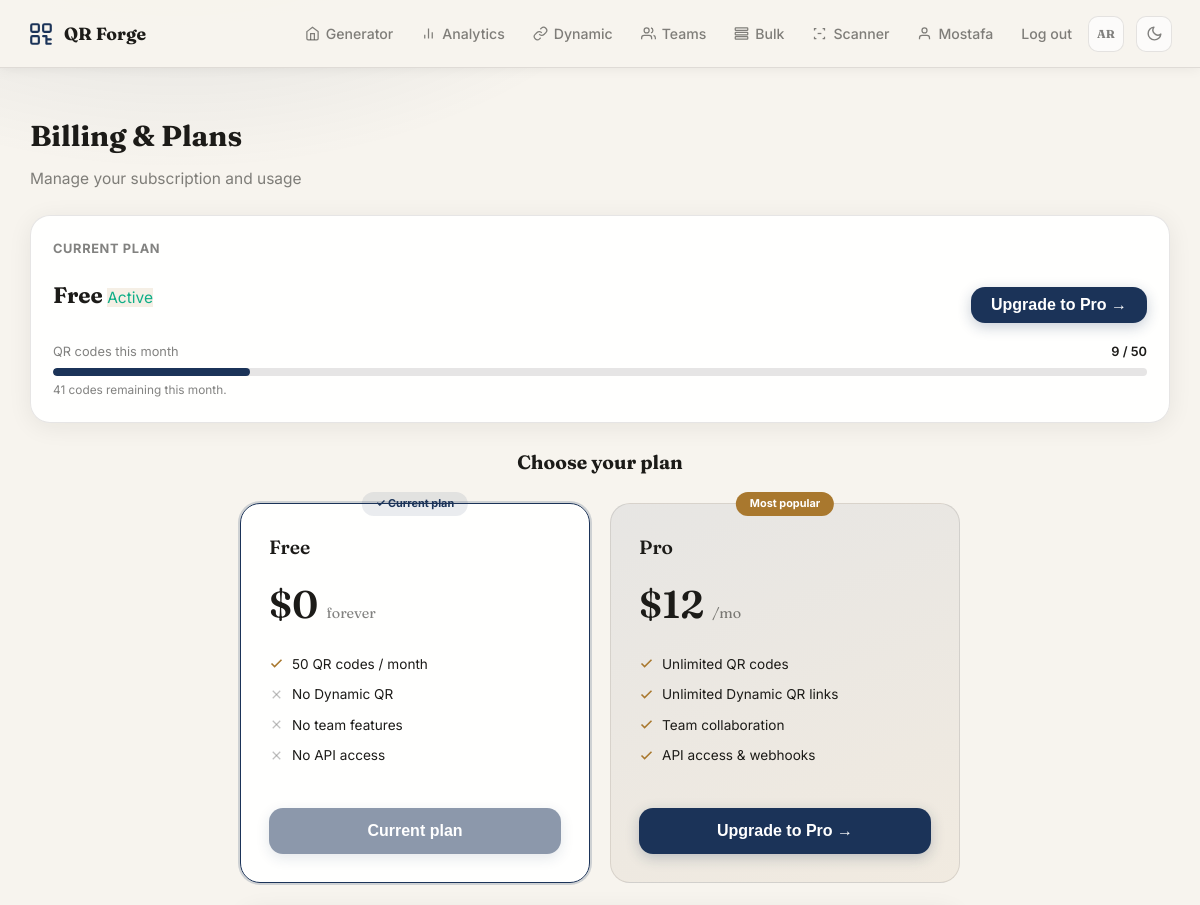
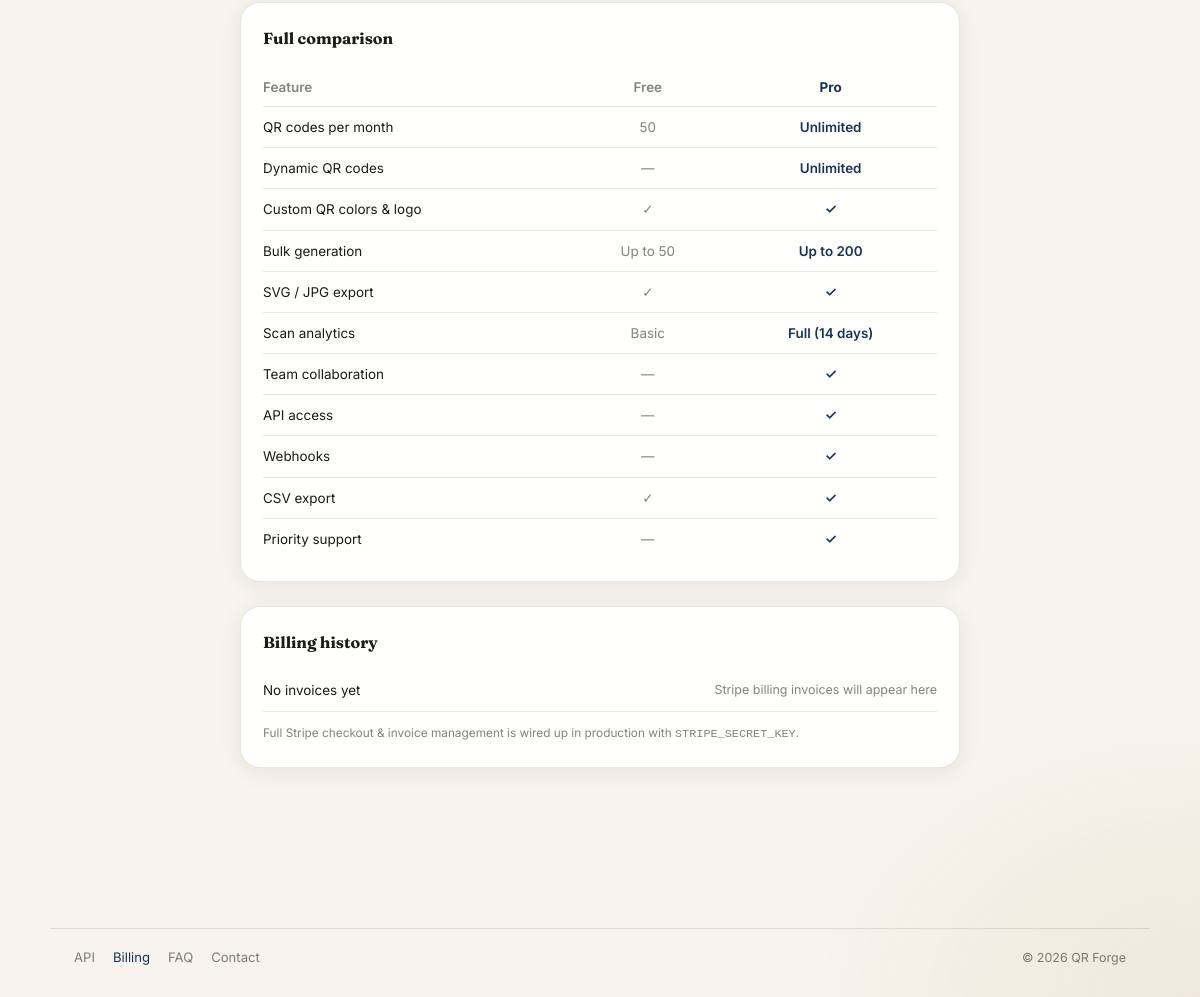
Page /billing/ (signed in) on the committed database (2 pictures, top to bottom).
### billing/models.py (models this page shows, shortened)
class Plan(models.Model):
    code = models.SlugField(max_length=30, unique=True)   # 'free', 'pro'
    name = models.CharField(max_length=60)
    price_monthly = models.DecimalField(max_digits=8, decimal_places=2, default=0)
    max_qr_per_month = models.PositiveIntegerField(default=50)
    max_dynamic_links = models.PositiveIntegerField(default=0)
    allows_team = models.BooleanField(default=False)
    allows_api = models.BooleanField(default=False)
    stripe_price_id = models.CharField(max_length=80, blank=True, default='')

### billing/views.py (the view)
# urls.py: path('',                      views.billing_page,    name='billing'),
@login_required(login_url='accounts:login')
def billing_page(request):
    sub  = _get_or_create_sub(request.user)
    plans = Plan.objects.all().order_by('price_monthly')
    comparison = [
        {'feature': 'QR codes per month',   'free': '50',        'pro': 'Unlimited'},
        {'feature': 'Dynamic QR codes',      'free': '—',         'pro': 'Unlimited'},
        {'feature': 'Custom QR colors & logo','free':'✓',         'pro': '✓'},
        {'feature': 'Bulk generation',        'free':'Up to 50',  'pro': 'Up to 200'},
        {'feature': 'SVG / JPG export',       'free':'✓',         'pro': '✓'},
        {'feature': 'Scan analytics',         'free':'Basic',     'pro': 'Full (14 days)'},
        {'feature': 'Team collaboration',     'free':'—',         'pro': '✓'},
        {'feature': 'API access',             'free':'—',         'pro': '✓'},
        {'feature': 'Webhooks',               'free':'—',         'pro': '✓'},
        {'feature': 'CSV export',             'free':'✓',         'pro': '✓'},
        {'feature': 'Priority support',       'free':'—',         'pro': '✓'},
    ]
    return render(request, 'billing/billing.html', {'sub': sub, 'plans': plans, 'comparison': comparison})

### billing/views.py (called while the page is built)
def _get_or_create_sub(user):
    sub, created = Subscription.objects.get_or_create(
        user=user,
        defaults={'plan': Plan.objects.get(code='free'), 'status': 'active'},
    )
    return sub

### qr_site/context_processors.py (called while the page is built)
def language_toggle(request):
    path = request.path
    is_ar_prefixed = path == '/ar' or path.startswith('/ar/')
    unprefixed = path[3:] if is_ar_prefixed else path
    if not unprefixed.startswith('/'):
        unprefixed = '/' + unprefixed
    if is_ar_prefixed:
        toggle_next = unprefixed
    else:
        toggle_next = '/ar' + unprefixed
    return {'lang_toggle_next': toggle_next}

### templates/billing/billing.html (shortened to what this page needs)
{% extends 'base.html' %}
{% load static %}
{% block nav_billing %}active{% endblock %}
{% block content %}
<div style="margin-bottom:24px">
  <h1 style="font-family:'Fraunces',sans-serif;font-size:1.8rem;font-weight:700;margin-bottom:6px">Billing &amp; Plans</h1>
  <p style="color:var(--text-muted)">Manage your subscription and usage</p>
</div>
<div class="card" style="padding:22px;margin-bottom:24px" id="current-plan-card">
  <div style="font-size:.8rem;font-weight:700;color:var(--text-muted);text-transform:uppercase;letter-spacing:.05em;margin-bottom:8px">Current Plan</div>
  <div style="display:flex;align-items:center;justify-content:space-between;flex-wrap:wrap;gap:14px">
    <div>
      <span style="font-family:'Fraunces',sans-serif;font-weight:700;font-size:1.4rem" id="current-plan-name">Loading…</span>
      <span id="current-plan-status" style="margin-left:10px;font-size:.78rem;padding:2px 8px;border-radius:20px"></span>
    </div>
    <div id="current-plan-actions"></div>
  </div>
  <div id="usage-section" style="margin-top:18px;display:none">
    <div style="display:flex;justify-content:space-between;font-size:.8rem;margin-bottom:5px">
      <span style="color:var(--text-muted)">QR codes this month</span>
      <span id="usage-label" style="font-weight:600"></span>
    </div>
    <div class="usage-bar-track"><div class="usage-bar-fill" id="usage-bar" style="width:0%"></div></div>
    <p style="font-size:.74rem;color:var(--text-muted);margin-top:5px" id="usage-hint"></p>
  </div>
</div>
<div style="text-align:center;margin-bottom:10px">
  <h2 style="font-family:'Fraunces',sans-serif;font-weight:700;font-size:1.2rem">Choose your plan</h2>
</div>
<div class="plan-grid">
  {% for plan in plans %}
  <div class="plan-card {% if sub.plan.code == plan.code %}current{% endif %} {% if plan.code == 'pro' %}pro{% endif %}" id="plan-{{ plan.code }}">
    {% if sub.plan.code == plan.code %}<div class="plan-badge badge-current">✓ Current plan</div>{% endif %}
    {% if plan.code == 'pro' and sub.plan.code != 'pro' %}<div class="plan-badge badge-popular">Most popular</div>{% endif %}
    <div class="plan-name">{{ plan.name }}</div>
    <div class="plan-price">
      ${{ plan.price_monthly|floatformat:0 }}
      {% if plan.price_monthly > 0 %}<span>/mo</span>{% else %}<span>forever</span>{% endif %}
    </div>
    <ul class="plan-features">
      <li>
        {% if plan.max_qr_per_month == 0 %}
          <svg class="feat-yes" viewBox="0 0 24 24" fill="none" stroke="currentColor" stroke-width="2.5"><polyline points="20 6 9 17 4 12"/></svg>Unlimited QR codes
        {% else %}
          <svg class="feat-yes" viewBox="0 0 24 24" fill="none" stroke="currentColor" stroke-width="2.5"><polyline points="20 6 9 17 4 12"/></svg>{{ plan.max_qr_per_month }} QR codes / month
        {% endif %}
      </li>
      <li>
        {% if plan.max_dynamic_links == 0 and plan.code == 'pro' %}
          <svg class="feat-yes" viewBox="0 0 24 24" fill="none" stroke="currentColor" stroke-width="2.5"><polyline points="20 6 9 17 4 12"/></svg>Unlimited Dynamic QR links
        {% elif plan.code == 'free' %}
          <svg class="feat-no" viewBox="0 0 24 24" fill="none" stroke="currentColor" stroke-width="2"><line x1="18" y1="6" x2="6" y2="18"/><line x1="6" y1="6" x2="18" y2="18"/></svg>No Dynamic QR
        {% endif %}
      </li>
      <li>
        {% if plan.allows_team %}
          <svg class="feat-yes" viewBox="0 0 24 24" fill="none" stroke="currentColor" stroke-width="2.5"><polyline points="20 6 9 17 4 12"/></svg>Team collaboration
        {% else %}
          <svg class="feat-no" viewBox="0 0 24 24" fill="none" stroke="currentColor" stroke-width="2"><line x1="18" y1="6" x2="6" y2="18"/><line x1="6" y1="6" x2="18" y2="18"/></svg>No team features
        {% endif %}
      </li>
      <li>
        {% if plan.allows_api %}
          <svg class="feat-yes" viewBox="0 0 24 24" fill="none" stroke="currentColor" stroke-width="2.5"><polyline points="20 6 9 17 4 12"/></svg>API access &amp; webhooks
        {% else %}
          <svg class="feat-no" viewBox="0 0 24 24" fill="none" stroke="currentColor" stroke-width="2"><line x1="18" y1="6" x2="6" y2="18"/><line x1="6" y1="6" x2="18" y2="18"/></svg>No API access
        {% endif %}
      </li>
    </ul>
    {% if sub.plan.code == plan.code %}
      <button class="btn-gen" style="width:100%;opacity:.5;cursor:default" disabled>
        <span class="btn-label">Current plan</span>
      </button>
    {% elif plan.code == 'pro' %}
      <button class="btn-gen" style="width:100%" onclick="upgradePlan('pro')">
        <span class="btn-label">Upgrade to Pro →</span>
      </button>
    {% else %}
      <button class="act-btn" style="width:100%;padding:11px" onclick="cancelPlan()">Downgrade to Free</button>
    {% endif %}
  </div>
  {% endfor %}
</div>
<div class="card" style="padding:22px;max-width:720px;margin:24px auto">
  <h3 style="font-family:'Fraunces',sans-serif;font-weight:700;font-size:1rem;margin-bottom:16px">Full comparison</h3>
  <table style="width:100%;font-size:.84rem;border-collapse:collapse">
    <thead>
      <tr>
        <th style="text-align:left;padding:8px 0;color:var(--text-muted);font-weight:600">Feature</th>
        <th style="text-align:center;padding:8px 12px;color:var(--text-muted);font-weight:600">Free</th>
        <th style="text-align:center;padding:8px 12px;color:var(--accent);font-weight:700">Pro</th>
      </tr>
    </thead>
    <tbody>
      {% for row in comparison %}
      <tr>
        <td style="padding:9px 0;border-top:1px solid var(--border)">{{ row.feature }}</td>
        <td style="text-align:center;padding:9px 12px;border-top:1px solid var(--border);color:var(--text-muted)">{{ row.free }}</td>
        <td style="text-align:center;padding:9px 12px;border-top:1px solid var(--border);font-weight:600;color:var(--accent)">{{ row.pro }}</td>
      </tr>
      {% endfor %}
    </tbody>
  </table>
</div>
<div class="card" style="padding:22px;max-width:720px;margin:0 auto 40px">
  <h3 style="font-family:'Fraunces',sans-serif;font-weight:700;font-size:1rem;margin-bottom:14px">Billing history</h3>
  <div class="invoice-row">
    <span>No invoices yet</span>
    <span style="color:var(--text-muted);font-size:.78rem">Stripe billing invoices will appear here</span>
  </div>
  <p style="font-size:.74rem;color:var(--text-muted);margin-top:12px">
    Full Stripe checkout &amp; invoice management is wired up in production with <code>STRIPE_SECRET_KEY</code>.
  </p>
</div>
{% endblock %}

### templates/base.html (shortened to what this page needs)
<!DOCTYPE html>
{% load i18n %}
<html lang="{{ LANGUAGE_CODE }}" dir="{% if LANGUAGE_BIDI %}rtl{% else %}ltr{% endif %}">
<head>
  {% load static %}
  <link rel="stylesheet" href="{% static 'css/style.css' %}">
</head>
<body>
<nav class="nav">
  <a href="{% url 'core:landing' %}" class="nav-logo">
    <span>QR Forge</span>
  </a>
  <div class="nav-links" id="nav-links">
    <a href="{% url 'qrapp:index' %}" class="nav-link {% block nav_home %}{% endblock %}">
      <svg viewBox="0 0 24 24" fill="none" stroke="currentColor" stroke-width="2"><path d="M3 9l9-7 9 7v11a2 2 0 0 1-2 2H5a2 2 0 0 1-2-2z"/><polyline points="9 22 9 12 15 12 15 22"/></svg>
      <span>{% trans "Generator" %}</span>
    </a>
    <a href="{% url 'qrapp:analytics' %}" class="nav-link {% block nav_analytics %}{% endblock %}">
      <svg viewBox="0 0 24 24" fill="none" stroke="currentColor" stroke-width="2"><line x1="18" y1="20" x2="18" y2="10"/><line x1="12" y1="20" x2="12" y2="4"/><line x1="6" y1="20" x2="6" y2="14"/></svg>
      <span>{% trans "Analytics" %}</span>
    </a>
    <a href="{% url 'qrapp:dynamic' %}" class="nav-link {% block nav_dynamic %}{% endblock %}">
      <svg viewBox="0 0 24 24" fill="none" stroke="currentColor" stroke-width="2"><path d="M10 13a5 5 0 0 0 7.54.54l3-3a5 5 0 0 0-7.07-7.07l-1.72 1.71"/><path d="M14 11a5 5 0 0 0-7.54-.54l-3 3a5 5 0 0 0 7.07 7.07l1.71-1.71"/></svg>
      <span>{% trans "Dynamic" %}</span>
    </a>
    <a href="{% url 'teams:teams' %}" class="nav-link {% block nav_teams %}{% endblock %}">
      <svg viewBox="0 0 24 24" fill="none" stroke="currentColor" stroke-width="2"><path d="M17 21v-2a4 4 0 0 0-4-4H5a4 4 0 0 0-4 4v2"/><circle cx="9" cy="7" r="4"/><path d="M23 21v-2a4 4 0 0 0-3-3.87"/><path d="M16 3.13a4 4 0 0 1 0 7.75"/></svg>
      <span>{% trans "Teams" %}</span>
    </a>
    <a href="{% url 'qrapp:bulk' %}" class="nav-link {% block nav_bulk %}{% endblock %}">
      <svg viewBox="0 0 24 24" fill="none" stroke="currentColor" stroke-width="2"><rect x="2" y="3" width="20" height="4" rx="1"/><rect x="2" y="10" width="20" height="4" rx="1"/><rect x="2" y="17" width="20" height="4" rx="1"/></svg>
      <span>{% trans "Bulk" %}</span>
    </a>
    <a href="{% url 'qrapp:scanner' %}" class="nav-link {% block nav_scanner %}{% endblock %}">
      <svg viewBox="0 0 24 24" fill="none" stroke="currentColor" stroke-width="2"><polyline points="4 7 4 4 7 4"/><polyline points="17 4 20 4 20 7"/><polyline points="20 17 20 20 17 20"/><polyline points="7 20 4 20 4 17"/><line x1="9" y1="12" x2="15" y2="12"/></svg>
      <span>{% trans "Scanner" %}</span>
    </a>
    {% if user.is_authenticated %}
      <a href="{% url 'accounts:profile' %}" class="nav-link">
        {% if user.profile.avatar %}
          <img src="{{ user.profile.avatar.url }}" alt="" style="width:18px;height:18px;border-radius:50%;object-fit:cover">
        {% else %}
          <svg viewBox="0 0 24 24" fill="none" stroke="currentColor" stroke-width="2"><path d="M20 21v-2a4 4 0 0 0-4-4H8a4 4 0 0 0-4 4v2"/><circle cx="12" cy="7" r="4"/></svg>
        {% endif %}
        <span>{{ user.first_name|default:user.email }}</span>
      </a>
      <a href="{% url 'accounts:logout' %}" class="nav-link"><span>{% trans "Log out" %}</span></a>
    {% else %}
      <a href="{% url 'accounts:login' %}" class="nav-link"><span>{% trans "Log in" %}</span></a>
    {% endif %}
    <form action="{% url 'set_language' %}" method="post" class="lang-form">
      <button type="submit" name="language" value="{% if LANGUAGE_CODE == 'ar' %}en{% else %}ar{% endif %}" class="theme-toggle" title="{% trans 'Switch language' %}">
        {% if LANGUAGE_CODE == 'ar' %}EN{% else %}AR{% endif %}
      </button>
    </form>
  </div>
  <div class="nav-controls">
    <button class="theme-toggle" id="theme-toggle" type="button" title="{% trans 'Toggle theme' %}" aria-label="Toggle dark/light theme">
      <svg class="ico-moon" viewBox="0 0 24 24" fill="none" stroke="currentColor" stroke-width="2" stroke-linecap="round" stroke-linejoin="round"><path d="M21 12.79A9 9 0 1 1 11.21 3 7 7 0 0 0 21 12.79z"/></svg>
    </button>
  </div>
</nav>
<div class="page">
  {% block content %}{% endblock %}
</div>
<footer class="app-footer">
  <div class="app-footer-links">
    <a href="{% url 'api:docs' %}" class="{% block nav_api %}{% endblock %}">{% trans "API" %}</a>
    <a href="{% url 'billing:billing' %}" class="{% block nav_billing %}{% endblock %}">{% trans "Billing" %}</a>
    <a href="{% url 'core:faq' %}">{% trans "FAQ" %}</a>
    <a href="{% url 'core:contact' %}">{% trans "Contact" %}</a>
  </div>
  <div class="app-footer-copy">© {% now "Y" %} QR Forge</div>
</footer>
</body>
</html>

### templates/billing/billing.html (style rules this page uses)
.plan-grid { display:grid; grid-template-columns:1fr 1fr; gap:20px; max-width:720px; margin:24px auto; }
.plan-card { border:1px solid var(--border); border-radius:var(--radius-lg); padding:28px; background:var(--surface); position:relative; transition:box-shadow .2s; }
.plan-card.current { border-color:var(--accent); box-shadow:0 0 0 2px rgba(27,51,88,.18); }
.plan-card.pro { background:linear-gradient(160deg,rgba(27,51,88,.07),rgba(169,120,46,.07)); }
.plan-badge { position:absolute; top:-12px; left:50%; transform:translateX(-50%); padding:3px 14px; border-radius:20px; font-size:.68rem; font-weight:700; white-space:nowrap; }
.badge-current { background:var(--accent-soft); color:var(--accent); }
.badge-popular { background:var(--accent-2); color:#fff; }
.plan-name { font-family:'Fraunces',sans-serif; font-weight:600; font-size:1.2rem; margin-bottom:4px; }
.plan-price { font-family:'Fraunces',sans-serif; font-weight:600; font-size:2.4rem; margin:10px 0; }
.plan-price span { font-size:.9rem; font-weight:400; color:var(--text-muted); }
.plan-features { list-style:none; margin:16px 0 22px; display:flex; flex-direction:column; gap:8px; }
.plan-features li { display:flex; align-items:center; gap:8px; font-size:.85rem; }
.plan-features li svg { width:15px; height:15px; flex-shrink:0; }
.feat-yes { color:#a9782e; }
.feat-no { color:var(--text-muted); opacity:.5; }
.usage-bar-track { height:8px; border-radius:8px; background:var(--border); overflow:hidden; }
.usage-bar-fill { height:100%; border-radius:8px; background:var(--accent); transition:width .6s ease; }
.invoice-row { display:flex; justify-content:space-between; align-items:center; padding:10px 0; border-bottom:1px solid var(--border); font-size:.84rem; }

### rows in the picture
Plan: code "✓ Current plan", name "Free", price_monthly "0", shows "forever", max_qr_per_month "50", max_dynamic_links 0 (drawn), allows_team False (drawn), allows_api False (drawn)
Plan: code "Most popular", name "Pro", price_monthly "12", shows "/mo", max_qr_per_month 0 (drawn), max_dynamic_links 0 (drawn), allows_team True (drawn), allows_api True (drawn)

### other values in the picture
{{ user.first_name|default:user.email }} "Mostafa"
{{ row.feature }} "QR codes per month" "Dynamic QR codes" "Custom QR colors & logo" "Bulk generation" "SVG / JPG export" "Scan analytics" "Team collaboration" "API access" "Webhooks" "CSV export" "Priority support"
{{ row.free }} "50" "—" "✓" "Up to 50" "✓" "Basic" "—" "—" "—" "✓" "—"
{{ row.pro }} "Unlimited" "Unlimited" "✓" "Up to 200" "✓" "Full (14 days)" "✓" "✓" "✓" "✓" "✓"
